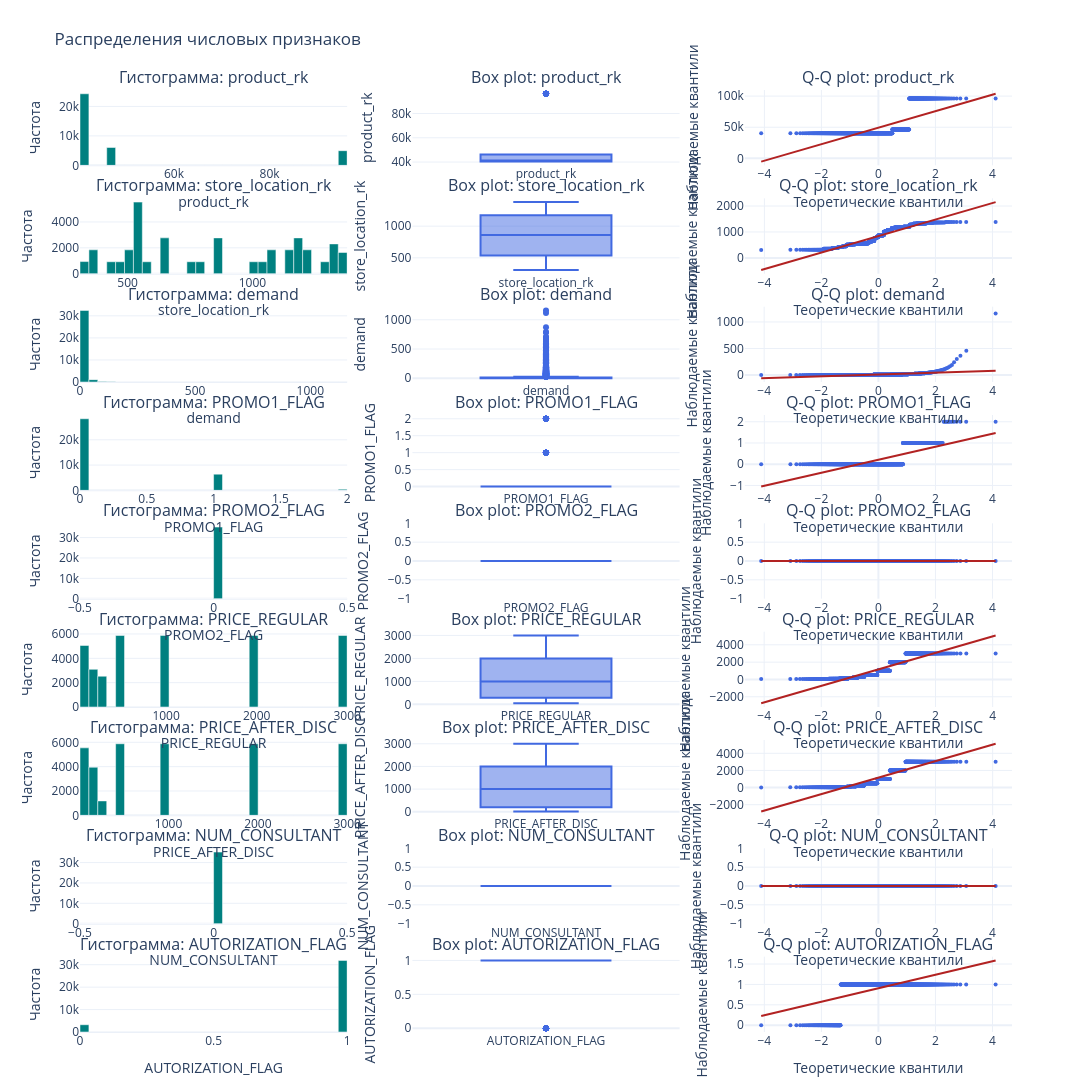

This figure's notebook cell:
### Markdown cell above
# Визуализация

### Code cell
if len(numeric_cols) > 0:
    subplot_titles = [
        f'{chart}: {col}'
        for col in numeric_cols
        for chart in ['Гистограмма', 'Box plot', 'Q-Q plot']
    ]
    fig = make_subplots(
        rows=len(numeric_cols), cols=3, subplot_titles=subplot_titles,
        horizontal_spacing=0.07, vertical_spacing=0.035,
    )
    for row, col in enumerate(numeric_cols, start=1):
        values = train[col].dropna().to_numpy(dtype=float)
        values = values[np.isfinite(values)]
        if not len(values):
            continue

        # Передаём готовые бины, чтобы не хранить в ipynb копию всех значений.
        counts, edges = np.histogram(values, bins=30)
        fig.add_trace(go.Bar(
            x=(edges[:-1] + edges[1:]) / 2, y=counts, width=np.diff(edges),
            marker_color='teal', name=col,
            hovertemplate='Значение: %{x:.4g}<br>Частота: %{y}<extra></extra>',
        ), row=row, col=1)
        fig.add_trace(go.Box(
            y=values, name=col, boxpoints='outliers', marker_color='royalblue',
        ), row=row, col=2)

        if len(values) >= 2:
            (theoretical, ordered), (slope, intercept, _) = stats.probplot(values, dist='norm')
            # Регрессия использует все наблюдения; для экрана достаточно 1000 точек.
            indices = np.unique(np.linspace(0, len(values) - 1, min(len(values), 1000), dtype=int))
            fig.add_trace(go.Scatter(
                x=theoretical[indices], y=ordered[indices], mode='markers',
                marker=dict(size=4, color='royalblue'), name=f'Q-Q: {col}',
            ), row=row, col=3)
            line_x = np.array([theoretical[0], theoretical[-1]])
            fig.add_trace(go.Scatter(
                x=line_x, y=slope * line_x + intercept, mode='lines',
                line=dict(color='firebrick'), name='Линия регрессии',
            ), row=row, col=3)

        fig.update_xaxes(title_text=col, row=row, col=1)
        fig.update_yaxes(title_text='Частота', row=row, col=1)
        fig.update_yaxes(title_text=col, row=row, col=2)
        fig.update_xaxes(title_text='Теоретические квантили', row=row, col=3)
        fig.update_yaxes(title_text='Наблюдаемые квантили', row=row, col=3)

    fig.update_layout(
        title='Распределения числовых признаков', height=330 * len(numeric_cols),
        width=1200, showlegend=False, margin=dict(t=90, b=60), bargap=0.05,
    )
    fig.show()

### Figure 1 — Plotly figure (JSON) as saved in the notebook; plotly's stock layout.template omitted (floating-point values rounded to 4 significant figures; data arrays with more than 128 entries replaced by an {"elided": "..."} marker saying what was removed)
{"data": [{"hovertemplate": "Значение: %{x:.4g}<br>Частота: %{y}<extra></extra>", "marker": {"color": "teal"}, "name": "product_rk", "type": "bar", "width": [1861.0, 1861.0, 1861.0, 1861.0, 1861.0, 1861.0, 1861.0, 1861.0, 1861.0, 1861.0, 1861.0, 1861.0, 1861.0, 1861.0, 1861.0, 1861.0, 1861.0, 1861.0, 1861.0, 1861.0, 1861.0, 1861.0, 1861.0, 1861.0, 1861.0, 1861.0, 1861.0, 1861.0, 1861.0, 1861.0], "x": [41300.0, 43160.0, 45020.0, 46880.0, 48750.0, 50610.0, 52470.0, 54330.0, 56190.0, 58050.0, 59910.0, 61780.0, 63640.0, 65500.0, 67360.0, 69220.0, 71080.0, 72940.0, 74810.0, 76670.0, 78530.0, 80390.0, 82250.0, 84110.0, 85970.0, 87840.0, 89700.0, 91560.0, 93420.0, 95280.0], "xaxis": "x", "y": [24295, 0, 0, 6068, 0, 0, 0, 0, 0, 0, 0, 0, 0, 0, 0, 0, 0, 0, 0, 0, 0, 0, 0, 0, 0, 0, 0, 0, 0, 4981], "yaxis": "y"}, {"boxpoints": "outliers", "marker": {"color": "royalblue"}, "name": "product_rk", "type": "box", "xaxis": "x2", "y": {"elided": "35344 float values"}, "yaxis": "y2"}, {"marker": {"color": "royalblue", "size": 4}, "mode": "markers", "name": "Q-Q: product_rk", "type": "scatter", "x": {"elided": "1000 float values"}, "xaxis": "x3", "y": {"elided": "1000 float values"}, "yaxis": "y3"}, {"line": {"color": "firebrick"}, "mode": "lines", "name": "Линия регрессии", "type": "scatter", "x": [-4.112, 4.112], "xaxis": "x3", "y": [-5262.0, 103800.0], "yaxis": "y3"}, {"hovertemplate": "Значение: %{x:.4g}<br>Частота: %{y}<extra></extra>", "marker": {"color": "teal"}, "name": "store_location_rk", "type": "bar", "width": [35.7, 35.7, 35.7, 35.7, 35.7, 35.7, 35.7, 35.7, 35.7, 35.7, 35.7, 35.7, 35.7, 35.7, 35.7, 35.7, 35.7, 35.7, 35.7, 35.7, 35.7, 35.7, 35.7, 35.7, 35.7, 35.7, 35.7, 35.7, 35.7, 35.7], "x": [326.9, 362.5, 398.2, 434.0, 469.6, 505.4, 541.1, 576.8, 612.5, 648.1, 683.9, 719.6, 755.2, 791.0, 826.7, 862.4, 898.1, 933.8, 969.5, 1005.0, 1041.0, 1077.0, 1112.0, 1148.0, 1184.0, 1219.0, 1255.0, 1291.0, 1326.0, 1362.0], "xaxis": "x4", "y": [938, 1846, 0, 924, 923, 1843, 5537, 923, 0, 2770, 0, 0, 924, 924, 0, 2769, 0, 0, 0, 924, 924, 1845, 0, 1845, 2769, 1846, 0, 924, 2304, 1642], "yaxis": "y4"}, {"boxpoints": "outliers", "marker": {"color": "royalblue"}, "name": "store_location_rk", "type": "box", "xaxis": "x5", "y": {"elided": "35344 float values"}, "yaxis": "y5"}, {"marker": {"color": "royalblue", "size": 4}, "mode": "markers", "name": "Q-Q: store_location_rk", "type": "scatter", "x": {"elided": "1000 float values"}, "xaxis": "x6", "y": {"elided": "1000 float values"}, "yaxis": "y6"}, {"line": {"color": "firebrick"}, "mode": "lines", "name": "Линия регрессии", "type": "scatter", "x": [-4.112, 4.112], "xaxis": "x6", "y": [-461.6, 2150.0], "yaxis": "y6"}, {"hovertemplate": "Значение: %{x:.4g}<br>Частота: %{y}<extra></extra>", "marker": {"color": "teal"}, "name": "demand", "type": "bar", "width": [38.67, 38.67, 38.67, 38.67, 38.67, 38.67, 38.67, 38.67, 38.67, 38.67, 38.67, 38.67, 38.67, 38.67, 38.67, 38.67, 38.67, 38.67, 38.67, 38.67, 38.67, 38.67, 38.67, 38.67, 38.67, 38.67, 38.67, 38.67, 38.67, 38.67], "x": [19.33, 58.0, 96.67, 135.3, 174.0, 212.7, 251.3, 290.0, 328.7, 367.3, 406.0, 444.7, 483.3, 522.0, 560.7, 599.3, 638.0, 676.7, 715.3, 754.0, 792.7, 831.3, 870.0, 908.7, 947.3, 986.0, 1025.0, 1063.0, 1102.0, 1141.0], "xaxis": "x7", "y": [32454, 1081, 263, 119, 58, 30, 20, 20, 21, 15, 17, 11, 4, 7, 7, 5, 1, 5, 1, 0, 2, 0, 1, 0, 0, 0, 0, 0, 1, 1], "yaxis": "y7"}, {"boxpoints": "outliers", "marker": {"color": "royalblue"}, "name": "demand", "type": "box", "xaxis": "x8", "y": {"elided": "34144 float values"}, "yaxis": "y8"}, {"marker": {"color": "royalblue", "size": 4}, "mode": "markers", "name": "Q-Q: demand", "type": "scatter", "x": {"elided": "1000 float values"}, "xaxis": "x9", "y": {"elided": "1000 float values"}, "yaxis": "y9"}, {"line": {"color": "firebrick"}, "mode": "lines", "name": "Линия регрессии", "type": "scatter", "x": [-4.104, 4.104], "xaxis": "x9", "y": [-58.8, 83.29], "yaxis": "y9"}, {"hovertemplate": "Значение: %{x:.4g}<br>Частота: %{y}<extra></extra>", "marker": {"color": "teal"}, "name": "PROMO1_FLAG", "type": "bar", "width": [0.06667, 0.06667, 0.06667, 0.06667, 0.06667, 0.06667, 0.06667, 0.06667, 0.06667, 0.06667, 0.06667, 0.06667, 0.06667, 0.06667, 0.06667, 0.06667, 0.06667, 0.06667, 0.06667, 0.06667, 0.06667, 0.06667, 0.06667, 0.06667, 0.06667, 0.06667, 0.06667, 0.06667, 0.06667, 0.06667], "x": [0.03333, 0.1, 0.1667, 0.2333, 0.3, 0.3667, 0.4333, 0.5, 0.5667, 0.6333, 0.7, 0.7667, 0.8333, 0.9, 0.9667, 1.033, 1.1, 1.167, 1.233, 1.3, 1.367, 1.433, 1.5, 1.567, 1.633, 1.7, 1.767, 1.833, 1.9, 1.967], "xaxis": "x10", "y": [28323, 0, 0, 0, 0, 0, 0, 0, 0, 0, 0, 0, 0, 0, 0, 6414, 0, 0, 0, 0, 0, 0, 0, 0, 0, 0, 0, 0, 0, 422], "yaxis": "y10"}, {"boxpoints": "outliers", "marker": {"color": "royalblue"}, "name": "PROMO1_FLAG", "type": "box", "xaxis": "x11", "y": {"elided": "35159 float values"}, "yaxis": "y11"}, {"marker": {"color": "royalblue", "size": 4}, "mode": "markers", "name": "Q-Q: PROMO1_FLAG", "type": "scatter", "x": {"elided": "1000 float values"}, "xaxis": "x12", "y": {"elided": "1000 float values"}, "yaxis": "y12"}, {"line": {"color": "firebrick"}, "mode": "lines", "name": "Линия регрессии", "type": "scatter", "x": [-4.111, 4.111], "xaxis": "x12", "y": [-1.054, 1.466], "yaxis": "y12"}, {"hovertemplate": "Значение: %{x:.4g}<br>Частота: %{y}<extra></extra>", "marker": {"color": "teal"}, "name": "PROMO2_FLAG", "type": "bar", "width": [0.03333, 0.03333, 0.03333, 0.03333, 0.03333, 0.03333, 0.03333, 0.03333, 0.03333, 0.03333, 0.03333, 0.03333, 0.03333, 0.03333, 0.03333, 0.03333, 0.03333, 0.03333, 0.03333, 0.03333, 0.03333, 0.03333, 0.03333, 0.03333, 0.03333, 0.03333, 0.03333, 0.03333, 0.03333, 0.03333], "x": [-0.4833, -0.45, -0.4167, -0.3833, -0.35, -0.3167, -0.2833, -0.25, -0.2167, -0.1833, -0.15, -0.1167, -0.08333, -0.05, -0.01667, 0.01667, 0.05, 0.08333, 0.1167, 0.15, 0.1833, 0.2167, 0.25, 0.2833, 0.3167, 0.35, 0.3833, 0.4167, 0.45, 0.4833], "xaxis": "x13", "y": [0, 0, 0, 0, 0, 0, 0, 0, 0, 0, 0, 0, 0, 0, 0, 35159, 0, 0, 0, 0, 0, 0, 0, 0, 0, 0, 0, 0, 0, 0], "yaxis": "y13"}, {"boxpoints": "outliers", "marker": {"color": "royalblue"}, "name": "PROMO2_FLAG", "type": "box", "xaxis": "x14", "y": {"elided": "35159 float values"}, "yaxis": "y14"}, {"marker": {"color": "royalblue", "size": 4}, "mode": "markers", "name": "Q-Q: PROMO2_FLAG", "type": "scatter", "x": {"elided": "1000 float values"}, "xaxis": "x15", "y": {"elided": "1000 float values"}, "yaxis": "y15"}, {"line": {"color": "firebrick"}, "mode": "lines", "name": "Линия регрессии", "type": "scatter", "x": [-4.111, 4.111], "xaxis": "x15", "y": [0.0, 0.0], "yaxis": "y15"}, {"hovertemplate": "Значение: %{x:.4g}<br>Частота: %{y}<extra></extra>", "marker": {"color": "teal"}, "name": "PRICE_REGULAR", "type": "bar", "width": [98.37, 98.37, 98.37, 98.37, 98.37, 98.37, 98.37, 98.37, 98.37, 98.37, 98.37, 98.37, 98.37, 98.37, 98.37, 98.37, 98.37, 98.37, 98.37, 98.37, 98.37, 98.37, 98.37, 98.37, 98.37, 98.37, 98.37, 98.37, 98.37, 98.37], "x": [98.18, 196.6, 294.9, 393.3, 491.6, 590.0, 688.4, 786.8, 885.1, 983.5, 1082.0, 1180.0, 1279.0, 1377.0, 1475.0, 1574.0, 1672.0, 1770.0, 1869.0, 1967.0, 2066.0, 2164.0, 2262.0, 2361.0, 2459.0, 2557.0, 2656.0, 2754.0, 2852.0, 2951.0], "xaxis": "x16", "y": [5056, 3095, 2530, 18, 5879, 0, 0, 0, 0, 5881, 0, 0, 0, 0, 0, 0, 0, 0, 0, 5879, 0, 0, 0, 0, 0, 0, 0, 0, 0, 5879], "yaxis": "y16"}, {"boxpoints": "outliers", "marker": {"color": "royalblue"}, "name": "PRICE_REGULAR", "type": "box", "xaxis": "x17", "y": {"elided": "34217 float values"}, "yaxis": "y17"}, {"marker": {"color": "royalblue", "size": 4}, "mode": "markers", "name": "Q-Q: PRICE_REGULAR", "type": "scatter", "x": {"elided": "1000 float values"}, "xaxis": "x18", "y": {"elided": "1000 float values"}, "yaxis": "y18"}, {"line": {"color": "firebrick"}, "mode": "lines", "name": "Линия регрессии", "type": "scatter", "x": [-4.105, 4.105], "xaxis": "x18", "y": [-2750.0, 5085.0], "yaxis": "y18"}, {"hovertemplate": "Значение: %{x:.4g}<br>Частота: %{y}<extra></extra>", "marker": {"color": "teal"}, "name": "PRICE_AFTER_DISC", "type": "bar", "width": [99.71, 99.71, 99.71, 99.71, 99.71, 99.71, 99.71, 99.71, 99.71, 99.71, 99.71, 99.71, 99.71, 99.71, 99.71, 99.71, 99.71, 99.71, 99.71, 99.71, 99.71, 99.71, 99.71, 99.71, 99.71, 99.71, 99.71, 99.71, 99.71, 99.71], "x": [58.5, 158.2, 257.9, 357.6, 457.3, 557.1, 656.8, 756.5, 856.2, 955.9, 1056.0, 1155.0, 1255.0, 1355.0, 1454.0, 1554.0, 1654.0, 1754.0, 1853.0, 1953.0, 2053.0, 2152.0, 2252.0, 2352.0, 2452.0, 2551.0, 2651.0, 2751.0, 2850.0, 2950.0], "xaxis": "x19", "y": [5543, 3951, 1185, 15, 5879, 0, 0, 0, 0, 5881, 0, 0, 0, 0, 0, 0, 0, 0, 0, 5879, 0, 0, 0, 0, 0, 0, 0, 0, 0, 5879], "yaxis": "y19"}, {"boxpoints": "outliers", "marker": {"color": "royalblue"}, "name": "PRICE_AFTER_DISC", "type": "box", "xaxis": "x20", "y": {"elided": "34212 float values"}, "yaxis": "y20"}, {"marker": {"color": "royalblue", "size": 4}, "mode": "markers", "name": "Q-Q: PRICE_AFTER_DISC", "type": "scatter", "x": {"elided": "1000 float values"}, "xaxis": "x21", "y": {"elided": "1000 float values"}, "yaxis": "y21"}, {"line": {"color": "firebrick"}, "mode": "lines", "name": "Линия регрессии", "type": "scatter", "x": [-4.104, 4.104], "xaxis": "x21", "y": [-2803.0, 5115.0], "yaxis": "y21"}, {"hovertemplate": "Значение: %{x:.4g}<br>Частота: %{y}<extra></extra>", "marker": {"color": "teal"}, "name": "NUM_CONSULTANT", "type": "bar", "width": [0.03333, 0.03333, 0.03333, 0.03333, 0.03333, 0.03333, 0.03333, 0.03333, 0.03333, 0.03333, 0.03333, 0.03333, 0.03333, 0.03333, 0.03333, 0.03333, 0.03333, 0.03333, 0.03333, 0.03333, 0.03333, 0.03333, 0.03333, 0.03333, 0.03333, 0.03333, 0.03333, 0.03333, 0.03333, 0.03333], "x": [-0.4833, -0.45, -0.4167, -0.3833, -0.35, -0.3167, -0.2833, -0.25, -0.2167, -0.1833, -0.15, -0.1167, -0.08333, -0.05, -0.01667, 0.01667, 0.05, 0.08333, 0.1167, 0.15, 0.1833, 0.2167, 0.25, 0.2833, 0.3167, 0.35, 0.3833, 0.4167, 0.45, 0.4833], "xaxis": "x22", "y": [0, 0, 0, 0, 0, 0, 0, 0, 0, 0, 0, 0, 0, 0, 0, 35159, 0, 0, 0, 0, 0, 0, 0, 0, 0, 0, 0, 0, 0, 0], "yaxis": "y22"}, {"boxpoints": "outliers", "marker": {"color": "royalblue"}, "name": "NUM_CONSULTANT", "type": "box", "xaxis": "x23", "y": {"elided": "35159 float values"}, "yaxis": "y23"}, {"marker": {"color": "royalblue", "size": 4}, "mode": "markers", "name": "Q-Q: NUM_CONSULTANT", "type": "scatter", "x": {"elided": "1000 float values"}, "xaxis": "x24", "y": {"elided": "1000 float values"}, "yaxis": "y24"}, {"line": {"color": "firebrick"}, "mode": "lines", "name": "Линия регрессии", "type": "scatter", "x": [-4.111, 4.111], "xaxis": "x24", "y": [0.0, 0.0], "yaxis": "y24"}, {"hovertemplate": "Значение: %{x:.4g}<br>Частота: %{y}<extra></extra>", "marker": {"color": "teal"}, "name": "AUTORIZATION_FLAG", "type": "bar", "width": [0.03333, 0.03333, 0.03333, 0.03333, 0.03333, 0.03333, 0.03333, 0.03333, 0.03333, 0.03333, 0.03333, 0.03333, 0.03333, 0.03333, 0.03333, 0.03333, 0.03333, 0.03333, 0.03333, 0.03333, 0.03333, 0.03333, 0.03333, 0.03333, 0.03333, 0.03333, 0.03333, 0.03333, 0.03333, 0.03333], "x": [0.01667, 0.05, 0.08333, 0.1167, 0.15, 0.1833, 0.2167, 0.25, 0.2833, 0.3167, 0.35, 0.3833, 0.4167, 0.45, 0.4833, 0.5167, 0.55, 0.5833, 0.6167, 0.65, 0.6833, 0.7167, 0.75, 0.7833, 0.8167, 0.85, 0.8833, 0.9167, 0.95, 0.9833], "xaxis": "x25", "y": [3246, 0, 0, 0, 0, 0, 0, 0, 0, 0, 0, 0, 0, 0, 0, 0, 0, 0, 0, 0, 0, 0, 0, 0, 0, 0, 0, 0, 0, 31913], "yaxis": "y25"}, {"boxpoints": "outliers", "marker": {"color": "royalblue"}, "name": "AUTORIZATION_FLAG", "type": "box", "xaxis": "x26", "y": {"elided": "35159 float values"}, "yaxis": "y26"}, {"marker": {"color": "royalblue", "size": 4}, "mode": "markers", "name": "Q-Q: AUTORIZATION_FLAG", "type": "scatter", "x": {"elided": "1000 float values"}, "xaxis": "x27", "y": {"elided": "1000 float values"}, "yaxis": "y27"}, {"line": {"color": "firebrick"}, "mode": "lines", "name": "Линия регрессии", "type": "scatter", "x": [-4.111, 4.111], "xaxis": "x27", "y": [0.2273, 1.588], "yaxis": "y27"}], "layout": {"annotations": [{"font": {"size": 16}, "showarrow": false, "text": "Гистограмма: product_rk", "x": 0.1433, "xanchor": "center", "xref": "paper", "y": 1.0, "yanchor": "bottom", "yref": "paper"}, {"font": {"size": 16}, "showarrow": false, "text": "Box plot: product_rk", "x": 0.5, "xanchor": "center", "xref": "paper", "y": 1.0, "yanchor": "bottom", "yref": "paper"}, {"font": {"size": 16}, "showarrow": false, "text": "Q-Q plot: product_rk", "x": 0.8567, "xanchor": "center", "xref": "paper", "y": 1.0, "yanchor": "bottom", "yref": "paper"}, {"font": {"size": 16}, "showarrow": false, "text": "Гистограмма: store_location_rk", "x": 0.1433, "xanchor": "center", "xref": "paper", "y": 0.885, "yanchor": "bottom", "yref": "paper"}, {"font": {"size": 16}, "showarrow": false, "text": "Box plot: store_location_rk", "x": 0.5, "xanchor": "center", "xref": "paper", "y": 0.885, "yanchor": "bottom", "yref": "paper"}, {"font": {"size": 16}, "showarrow": false, "text": "Q-Q plot: store_location_rk", "x": 0.8567, "xanchor": "center", "xref": "paper", "y": 0.885, "yanchor": "bottom", "yref": "paper"}, {"font": {"size": 16}, "showarrow": false, "text": "Гистограмма: demand", "x": 0.1433, "xanchor": "center", "xref": "paper", "y": 0.77, "yanchor": "bottom", "yref": "paper"}, {"font": {"size": 16}, "showarrow": false, "text": "Box plot: demand", "x": 0.5, "xanchor": "center", "xref": "paper", "y": 0.77, "yanchor": "bottom", "yref": "paper"}, {"font": {"size": 16}, "showarrow": false, "text": "Q-Q plot: demand", "x": 0.8567, "xanchor": "center", "xref": "paper", "y": 0.77, "yanchor": "bottom", "yref": "paper"}, {"font": {"size": 16}, "showarrow": false, "text": "Гистограмма: PROMO1_FLAG", "x": 0.1433, "xanchor": "center", "xref": "paper", "y": 0.655, "yanchor": "bottom", "yref": "paper"}, {"font": {"size": 16}, "showarrow": false, "text": "Box plot: PROMO1_FLAG", "x": 0.5, "xanchor": "center", "xref": "paper", "y": 0.655, "yanchor": "bottom", "yref": "paper"}, {"font": {"size": 16}, "showarrow": false, "text": "Q-Q plot: PROMO1_FLAG", "x": 0.8567, "xanchor": "center", "xref": "paper", "y": 0.655, "yanchor": "bottom", "yref": "paper"}, {"font": {"size": 16}, "showarrow": false, "text": "Гистограмма: PROMO2_FLAG", "x": 0.1433, "xanchor": "center", "xref": "paper", "y": 0.54, "yanchor": "bottom", "yref": "paper"}, {"font": {"size": 16}, "showarrow": false, "text": "Box plot: PROMO2_FLAG", "x": 0.5, "xanchor": "center", "xref": "paper", "y": 0.54, "yanchor": "bottom", "yref": "paper"}, {"font": {"size": 16}, "showarrow": false, "text": "Q-Q plot: PROMO2_FLAG", "x": 0.8567, "xanchor": "center", "xref": "paper", "y": 0.54, "yanchor": "bottom", "yref": "paper"}, {"font": {"size": 16}, "showarrow": false, "text": "Гистограмма: PRICE_REGULAR", "x": 0.1433, "xanchor": "center", "xref": "paper", "y": 0.425, "yanchor": "bottom", "yref": "paper"}, {"font": {"size": 16}, "showarrow": false, "text": "Box plot: PRICE_REGULAR", "x": 0.5, "xanchor": "center", "xref": "paper", "y": 0.425, "yanchor": "bottom", "yref": "paper"}, {"font": {"size": 16}, "showarrow": false, "text": "Q-Q plot: PRICE_REGULAR", "x": 0.8567, "xanchor": "center", "xref": "paper", "y": 0.425, "yanchor": "bottom", "yref": "paper"}, {"font": {"size": 16}, "showarrow": false, "text": "Гистограмма: PRICE_AFTER_DISC", "x": 0.1433, "xanchor": "center", "xref": "paper", "y": 0.31, "yanchor": "bottom", "yref": "paper"}, {"font": {"size": 16}, "showarrow": false, "text": "Box plot: PRICE_AFTER_DISC", "x": 0.5, "xanchor": "center", "xref": "paper", "y": 0.31, "yanchor": "bottom", "yref": "paper"}, {"font": {"size": 16}, "showarrow": false, "text": "Q-Q plot: PRICE_AFTER_DISC", "x": 0.8567, "xanchor": "center", "xref": "paper", "y": 0.31, "yanchor": "bottom", "yref": "paper"}, {"font": {"size": 16}, "showarrow": false, "text": "Гистограмма: NUM_CONSULTANT", "x": 0.1433, "xanchor": "center", "xref": "paper", "y": 0.195, "yanchor": "bottom", "yref": "paper"}, {"font": {"size": 16}, "showarrow": false, "text": "Box plot: NUM_CONSULTANT", "x": 0.5, "xanchor": "center", "xref": "paper", "y": 0.195, "yanchor": "bottom", "yref": "paper"}, {"font": {"size": 16}, "showarrow": false, "text": "Q-Q plot: NUM_CONSULTANT", "x": 0.8567, "xanchor": "center", "xref": "paper", "y": 0.195, "yanchor": "bottom", "yref": "paper"}, {"font": {"size": 16}, "showarrow": false, "text": "Гистограмма: AUTORIZATION_FLAG", "x": 0.1433, "xanchor": "center", "xref": "paper", "y": 0.08, "yanchor": "bottom", "yref": "paper"}, {"font": {"size": 16}, "showarrow": false, "text": "Box plot: AUTORIZATION_FLAG", "x": 0.5, "xanchor": "center", "xref": "paper", "y": 0.08, "yanchor": "bottom", "yref": "paper"}, {"font": {"size": 16}, "showarrow": false, "text": "Q-Q plot: AUTORIZATION_FLAG", "x": 0.8567, "xanchor": "center", "xref": "paper", "y": 0.08, "yanchor": "bottom", "yref": "paper"}], "bargap": 0.05, "height": 2970, "margin": {"b": 60, "t": 90}, "showlegend": false, "title": {"text": "Распределения числовых признаков"}, "width": 1200, "xaxis": {"anchor": "y", "domain": [0.0, 0.2867], "title": {"text": "product_rk"}}, "xaxis10": {"anchor": "y10", "domain": [0.0, 0.2867], "title": {"text": "PROMO1_FLAG"}}, "xaxis11": {"anchor": "y11", "domain": [0.3567, 0.6433]}, "xaxis12": {"anchor": "y12", "domain": [0.7133, 1.0], "title": {"text": "Теоретические квантили"}}, "xaxis13": {"anchor": "y13", "domain": [0.0, 0.2867], "title": {"text": "PROMO2_FLAG"}}, "xaxis14": {"anchor": "y14", "domain": [0.3567, 0.6433]}, "xaxis15": {"anchor": "y15", "domain": [0.7133, 1.0], "title": {"text": "Теоретические квантили"}}, "xaxis16": {"anchor": "y16", "domain": [0.0, 0.2867], "title": {"text": "PRICE_REGULAR"}}, "xaxis17": {"anchor": "y17", "domain": [0.3567, 0.6433]}, "xaxis18": {"anchor": "y18", "domain": [0.7133, 1.0], "title": {"text": "Теоретические квантили"}}, "xaxis19": {"anchor": "y19", "domain": [0.0, 0.2867], "title": {"text": "PRICE_AFTER_DISC"}}, "xaxis2": {"anchor": "y2", "domain": [0.3567, 0.6433]}, "xaxis20": {"anchor": "y20", "domain": [0.3567, 0.6433]}, "xaxis21": {"anchor": "y21", "domain": [0.7133, 1.0], "title": {"text": "Теоретические квантили"}}, "xaxis22": {"anchor": "y22", "domain": [0.0, 0.2867], "title": {"text": "NUM_CONSULTANT"}}, "xaxis23": {"anchor": "y23", "domain": [0.3567, 0.6433]}, "xaxis24": {"anchor": "y24", "domain": [0.7133, 1.0], "title": {"text": "Теоретические квантили"}}, "xaxis25": {"anchor": "y25", "domain": [0.0, 0.2867], "title": {"text": "AUTORIZATION_FLAG"}}, "xaxis26": {"anchor": "y26", "domain": [0.3567, 0.6433]}, "xaxis27": {"anchor": "y27", "domain": [0.7133, 1.0], "title": {"text": "Теоретические квантили"}}, "xaxis3": {"anchor": "y3", "domain": [0.7133, 1.0], "title": {"text": "Теоретические квантили"}}, "xaxis4": {"anchor": "y4", "domain": [0.0, 0.2867], "title": {"text": "store_location_rk"}}, "xaxis5": {"anchor": "y5", "domain": [0.3567, 0.6433]}, "xaxis6": {"anchor": "y6", "domain": [0.7133, 1.0], "title": {"text": "Теоретические квантили"}}, "xaxis7": {"anchor": "y7", "domain": [0.0, 0.2867], "title": {"text": "demand"}}, "xaxis8": {"anchor": "y8", "domain": [0.3567, 0.6433]}, "xaxis9": {"anchor": "y9", "domain": [0.7133, 1.0], "title": {"text": "Теоретические квантили"}}, "yaxis": {"anchor": "x", "domain": [0.92, 1.0], "title": {"text": "Частота"}}, "yaxis10": {"anchor": "x10", "domain": [0.575, 0.655], "title": {"text": "Частота"}}, "yaxis11": {"anchor": "x11", "domain": [0.575, 0.655], "title": {"text": "PROMO1_FLAG"}}, "yaxis12": {"anchor": "x12", "domain": [0.575, 0.655], "title": {"text": "Наблюдаемые квантили"}}, "yaxis13": {"anchor": "x13", "domain": [0.46, 0.54], "title": {"text": "Частота"}}, "yaxis14": {"anchor": "x14", "domain": [0.46, 0.54], "title": {"text": "PROMO2_FLAG"}}, "yaxis15": {"anchor": "x15", "domain": [0.46, 0.54], "title": {"text": "Наблюдаемые квантили"}}, "yaxis16": {"anchor": "x16", "domain": [0.345, 0.425], "title": {"text": "Частота"}}, "yaxis17": {"anchor": "x17", "domain": [0.345, 0.425], "title": {"text": "PRICE_REGULAR"}}, "yaxis18": {"anchor": "x18", "domain": [0.345, 0.425], "title": {"text": "Наблюдаемые квантили"}}, "yaxis19": {"anchor": "x19", "domain": [0.23, 0.31], "title": {"text": "Частота"}}, "yaxis2": {"anchor": "x2", "domain": [0.92, 1.0], "title": {"text": "product_rk"}}, "yaxis20": {"anchor": "x20", "domain": [0.23, 0.31], "title": {"text": "PRICE_AFTER_DISC"}}, "yaxis21": {"anchor": "x21", "domain": [0.23, 0.31], "title": {"text": "Наблюдаемые квантили"}}, "yaxis22": {"anchor": "x22", "domain": [0.115, 0.195], "title": {"text": "Частота"}}, "yaxis23": {"anchor": "x23", "domain": [0.115, 0.195], "title": {"text": "NUM_CONSULTANT"}}, "yaxis24": {"anchor": "x24", "domain": [0.115, 0.195], "title": {"text": "Наблюдаемые квантили"}}, "yaxis25": {"anchor": "x25", "domain": [0.0, 0.08], "title": {"text": "Частота"}}, "yaxis26": {"anchor": "x26", "domain": [0.0, 0.08], "title": {"text": "AUTORIZATION_FLAG"}}, "yaxis27": {"anchor": "x27", "domain": [0.0, 0.08], "title": {"text": "Наблюдаемые квантили"}}, "yaxis3": {"anchor": "x3", "domain": [0.92, 1.0], "title": {"text": "Наблюдаемые квантили"}}, "yaxis4": {"anchor": "x4", "domain": [0.805, 0.885], "title": {"text": "Частота"}}, "yaxis5": {"anchor": "x5", "domain": [0.805, 0.885], "title": {"text": "store_location_rk"}}, "yaxis6": {"anchor": "x6", "domain": [0.805, 0.885], "title": {"text": "Наблюдаемые квантили"}}, "yaxis7": {"anchor": "x7", "domain": [0.69, 0.77], "title": {"text": "Частота"}}, "yaxis8": {"anchor": "x8", "domain": [0.69, 0.77], "title": {"text": "demand"}}, "yaxis9": {"anchor": "x9", "domain": [0.69, 0.77], "title": {"text": "Наблюдаемые квантили"}}}}
